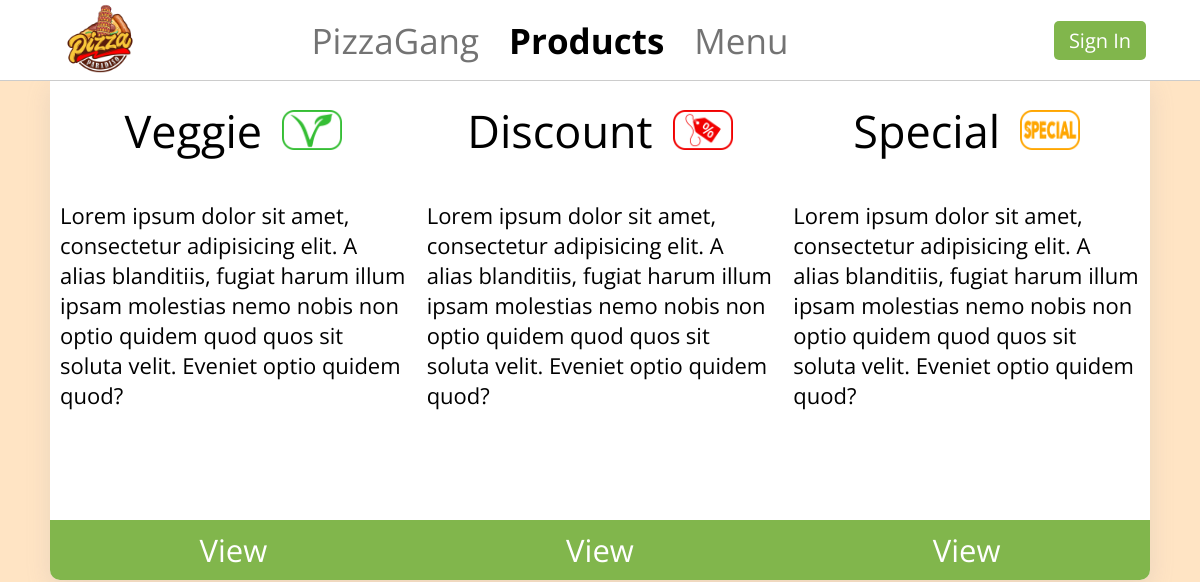
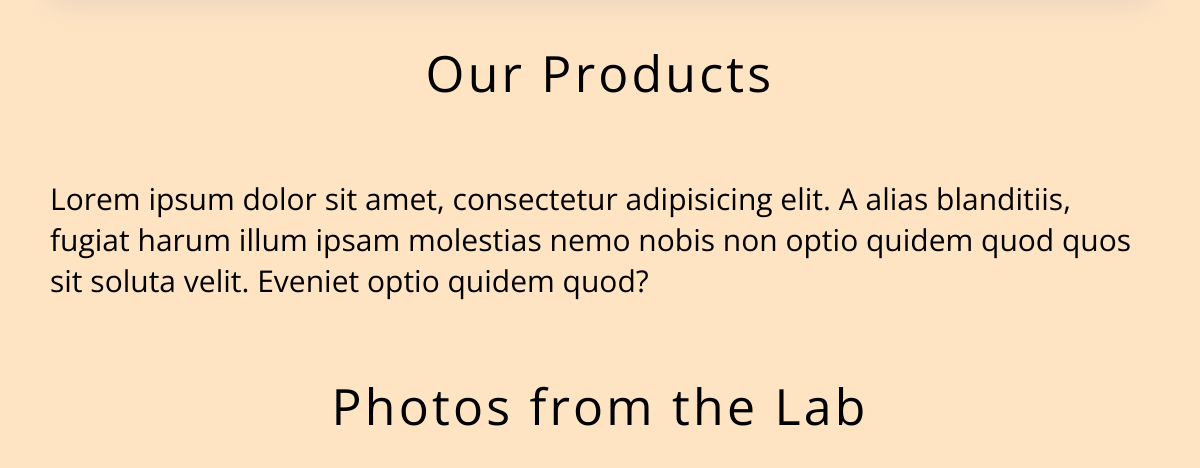
Before: /products/ with the older database file (2 pictures, top to bottom).
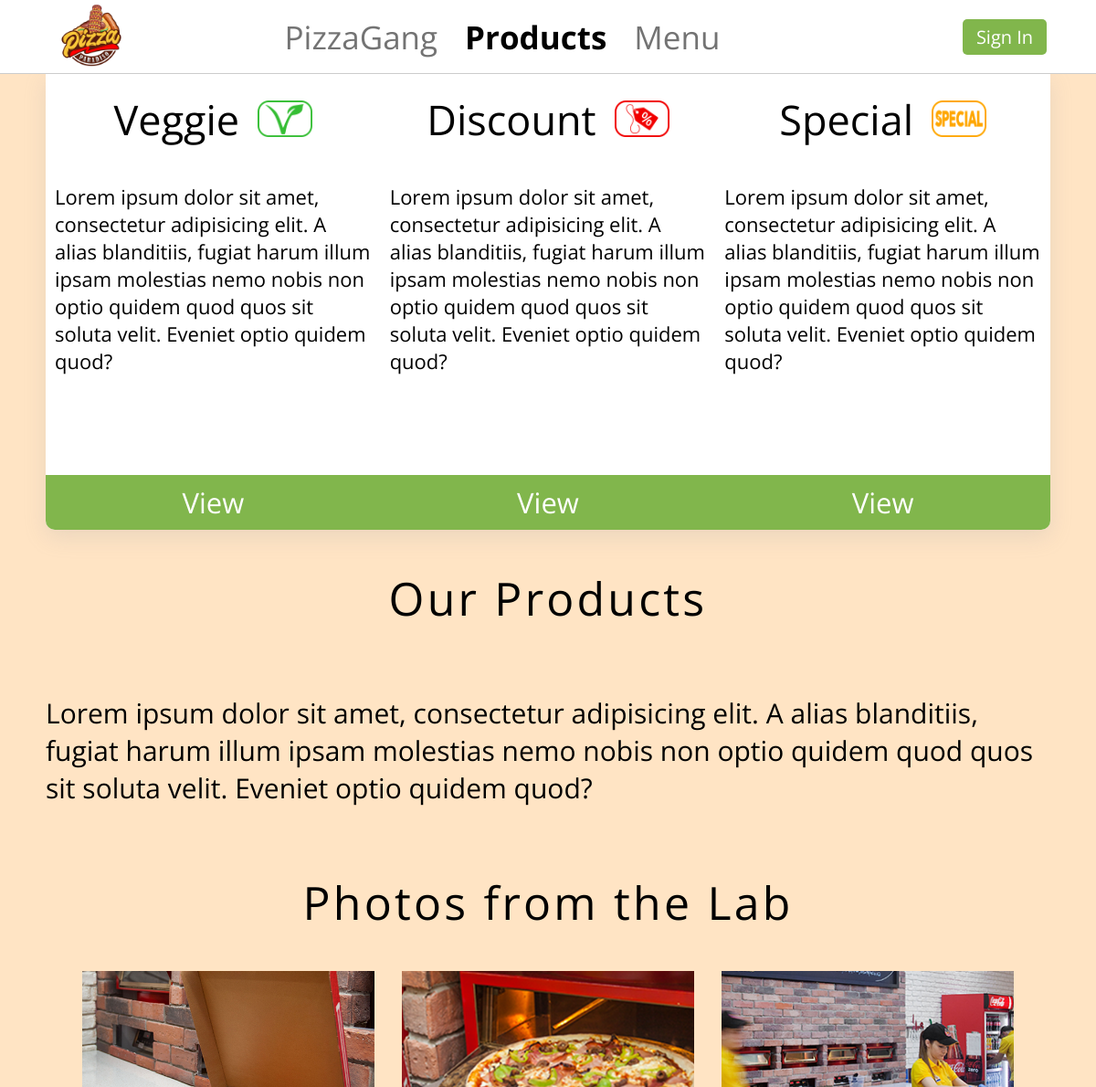
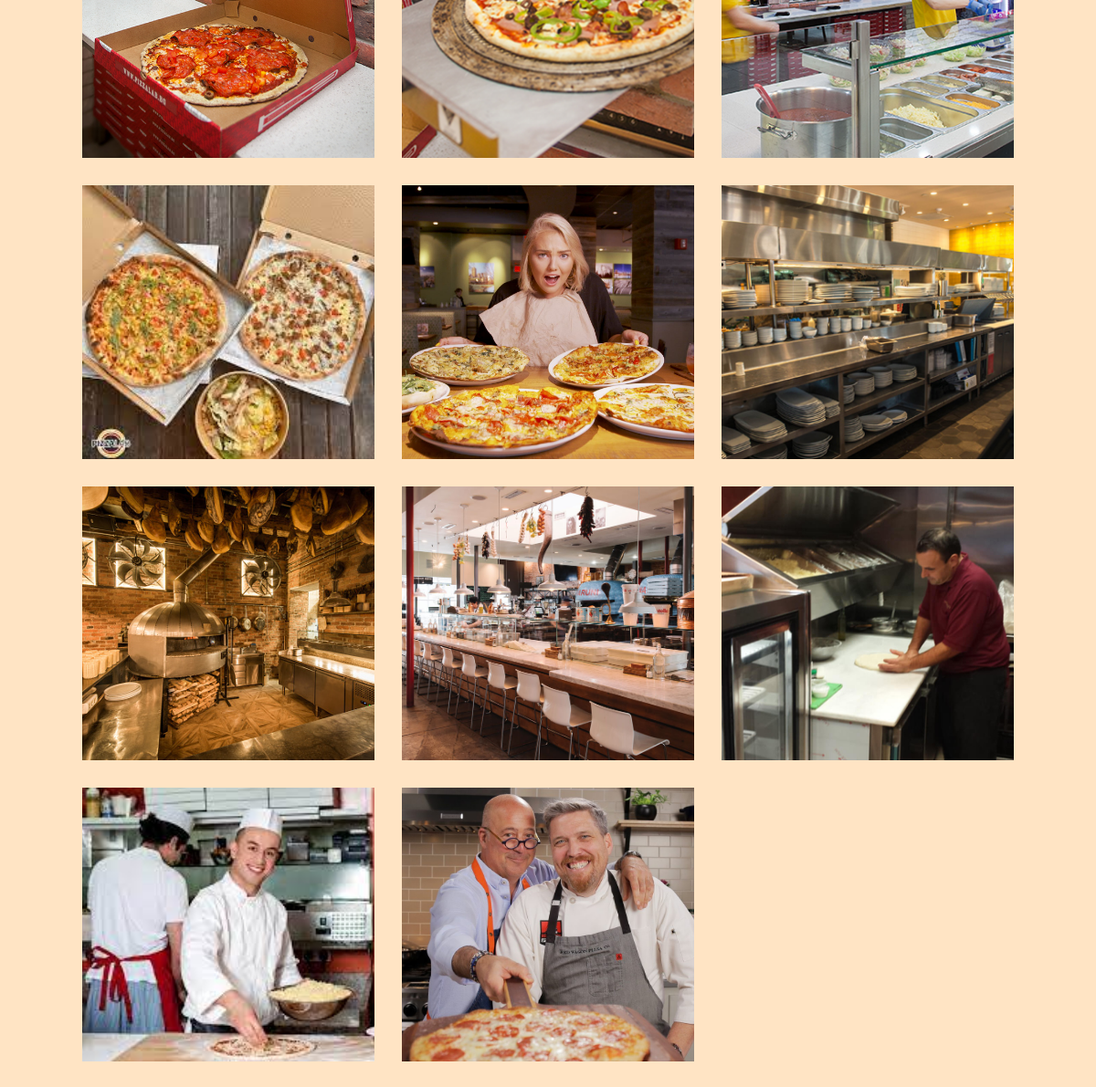
After: the same page with the newer database file (2 pictures, top to bottom).
### PizzaGang/main/models.py (models this page shows, shortened)
class ProductImage(models.Model):
    image = models.ImageField(upload_to='static/images/products/')

### PizzaGang/main/views.py (the view)
# urls.py: path('products/', ProductsView.as_view(), name='products'),
class ProductsView(ListView):
    model = ProductImage
    template_name = 'products.html'
    def get_context_data(self, **kwargs):
        context = super().get_context_data(**kwargs)
        context['in_products'] = True
        return context

### PizzaGang/main/context_processors.py (called while the page is built, shortened)
def get_cart_items_count(request):
    cart_items_count = 0
    return {'cart_items_count': cart_items_count, 'current_user': request.user}

### templates/products.html (shortened to what this page needs)
{% extends 'base/base.html' %}
{% load static %}
{% block head %}
    <link rel="stylesheet" href="{% static 'css/products.css' %}">
{% endblock %}
{% block content %}
    <div class="filters-container-main">
        <div class="filters-container">
            <div class="filters-container-header">
                <p>Veggie</p>
                <img src="{% static 'images/icons/vege.png' %}" alt="veggie-img">
            </div>
            <div class="filters-container-info">
                <p>
                    Lorem ipsum dolor sit amet, consectetur adipisicing elit. A alias blanditiis, fugiat harum illum ipsam
                    molestias nemo nobis non optio quidem quod quos sit soluta velit. Eveniet optio quidem quod?
                </p>
            </div>
            <div class="filters-container-button">
                <a style="border-radius: 0 0 0 10px" href="/menu/?name=&ingredients=&is_vege=true">View</a>
            </div>
        </div>
        <div class="filters-container">
            <div class="filters-container-header">
                <p>Discount</p>
                <img src="{% static 'images/icons/discount.png' %}" alt="veggie-img">
            </div>
            <div class="filters-container-info">
                <p>
                    Lorem ipsum dolor sit amet, consectetur adipisicing elit. A alias blanditiis, fugiat harum illum ipsam
                    molestias nemo nobis non optio quidem quod quos sit soluta velit. Eveniet optio quidem quod?
                </p>
            </div>
            <div class="filters-container-button">
                <a href="/menu/?name=&ingredients=&is_offer=true">View</a>
            </div>
        </div>
        <div class="filters-container">
            <div class="filters-container-header">
                <p>Special</p>
                <img src="{% static 'images/icons/special.png' %}" alt="veggie-img">
            </div>
            <div class="filters-container-info">
                <p>
                    Lorem ipsum dolor sit amet, consectetur adipisicing elit. A alias blanditiis, fugiat harum illum ipsam
                    molestias nemo nobis non optio quidem quod quos sit soluta velit. Eveniet optio quidem quod?
                </p>
            </div>
            <div class="filters-container-button">
                <a style="border-radius: 0 0 10px 0" href="/menu/?name=&ingredients=&is_special=true">View</a>
            </div>
        </div>
    </div>
    <div class="product-header">
        <p>Our Products</p>
    </div>
    <div class="product-info">
        <p>
            Lorem ipsum dolor sit amet, consectetur adipisicing elit. A alias blanditiis, fugiat harum illum ipsam
            molestias nemo nobis non optio quidem quod quos sit soluta velit. Eveniet optio quidem quod?
        </p>
    </div>
    <div class="product-header">
        <p>Photos from the Lab</p>
    </div>
    <div class="product-container">
        {% for product_img in productimage_list %}
            <div class="product-img-container">
                <img src="{{ product_img.image.url }}" alt="product-img">
            </div>
        {% endfor %}
    </div>
{% endblock %}

Changed rows visible on the page:
added ProductImage: image (picture)
added ProductImage: image (picture)
added ProductImage: image (picture)
added ProductImage: image (picture)
added ProductImage: image (picture)
added ProductImage: image (picture)
added ProductImage: image (picture)
added ProductImage: image (picture)
added ProductImage: image (picture)
added ProductImage: image (picture)
added ProductImage: image (picture)
